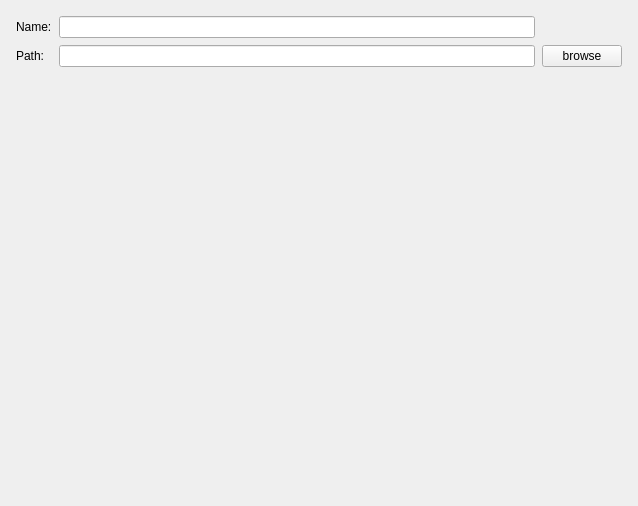
<?xml version="1.0" encoding="UTF-8"?>
<ui version="4.0">
 <class>ProSetPage</class>
 <widget class="QWizardPage" name="ProSetPage">
  <property name="geometry">
   <rect>
    <x>0</x>
    <y>0</y>
    <width>638</width>
    <height>506</height>
   </rect>
  </property>
  <property name="windowTitle">
   <string>WizardPage</string>
  </property>
  <layout class="QGridLayout" name="gridLayout_2">
   <item row="0" column="0">
    <layout class="QGridLayout" name="gridLayout">
     <property name="leftMargin">
      <number>5</number>
     </property>
     <property name="topMargin">
      <number>5</number>
     </property>
     <property name="rightMargin">
      <number>5</number>
     </property>
     <property name="bottomMargin">
      <number>5</number>
     </property>
     <property name="spacing">
      <number>7</number>
     </property>
     <item row="0" column="1">
      <widget class="QLineEdit" name="lineEdit"/>
     </item>
     <item row="1" column="1">
      <widget class="QLineEdit" name="lineEdit_2"/>
     </item>
     <item row="1" column="0">
      <widget class="QLabel" name="label_2">
       <property name="text">
        <string>Path:</string>
       </property>
      </widget>
     </item>
     <item row="0" column="0">
      <widget class="QLabel" name="label">
       <property name="text">
        <string>Name:</string>
       </property>
      </widget>
     </item>
     <item row="1" column="2">
      <widget class="QPushButton" name="pushButton">
       <property name="text">
        <string>browse</string>
       </property>
      </widget>
     </item>
     <item row="2" column="1">
      <widget class="QLabel" name="tips">
       <property name="text">
        <string/>
       </property>
      </widget>
     </item>
    </layout>
   </item>
  </layout>
 </widget>
 <resources/>
 <connections/>
</ui>
